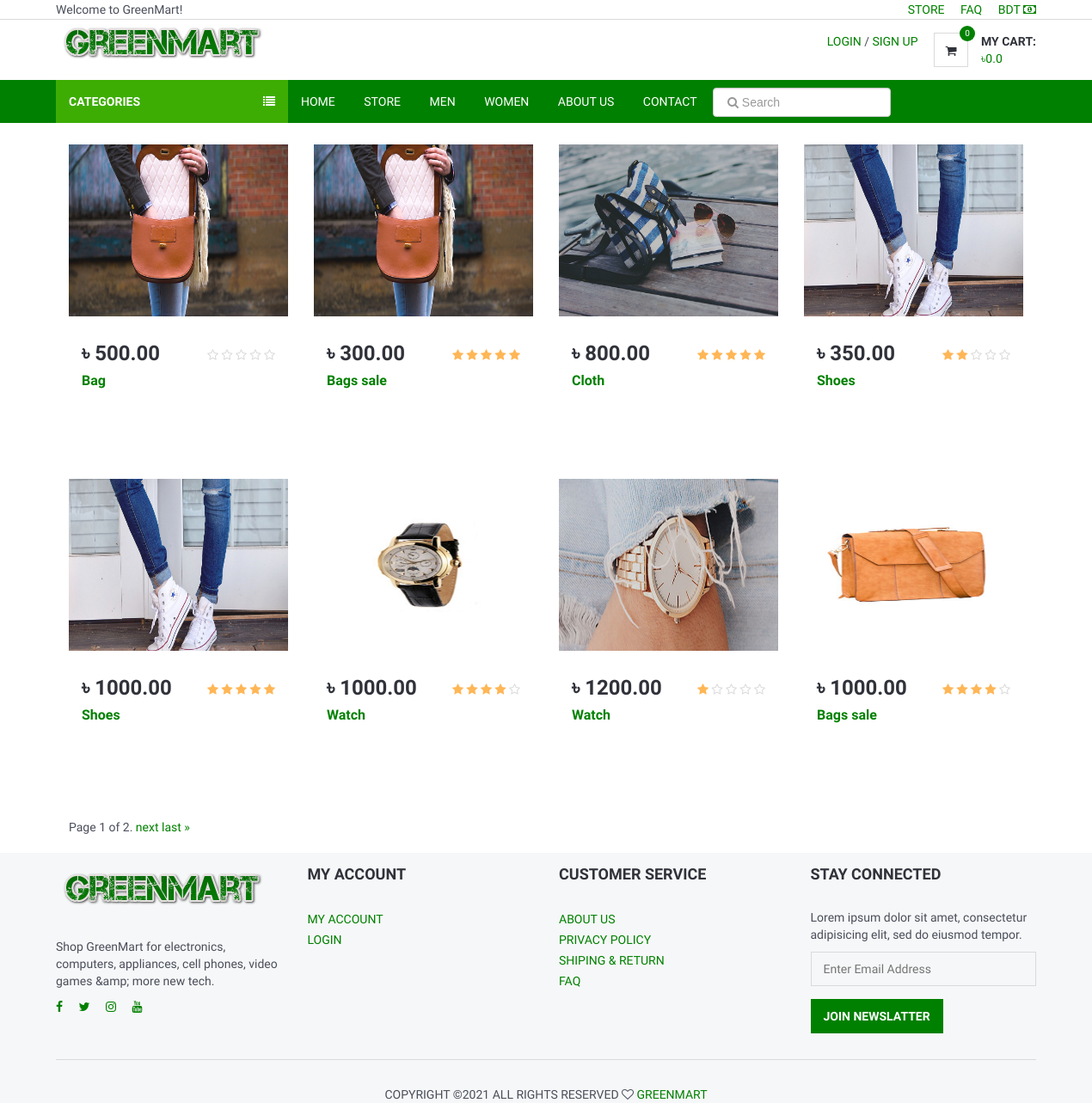
/store/, run on the app's committed database.
### home/models.py (models this page shows, shortened)
class Setting(models.Model):
    STATUS = (
        ('True', 'True'),
        ('False', 'False'),
    )
    title = models.CharField(max_length=150)
    keywords = models.CharField(max_length=255)
    description = models.CharField(max_length=255)
    company = models.CharField(max_length=50)
    address = models.CharField(blank=True,max_length=100)
    phone = models.CharField(blank=True,max_length=15)
    fax = models.CharField(blank=True,max_length=15)
    email = models.CharField(blank=True,max_length=50)
    smtpserver = models.CharField(blank=True,max_length=50)
    smtpemail = models.CharField(blank=True,max_length=50)
    smtppassword = models.CharField(blank=True,max_length=10)
    smtpport = models.CharField(blank=True,max_length=5)
    icon = models.ImageField(blank=True,upload_to='images/')
    facebook = models.CharField(blank=True,max_length=50)
    instagram = models.CharField(blank=True,max_length=50)
    twitter = models.CharField(blank=True,max_length=50)
    youtube = models.CharField(blank=True, max_length=50)
    aboutus = models.TextField(blank=True)
    contact = models.CharField(blank=True, max_length=80)
    references = models.CharField(blank=True, max_length=80)
    status=models.CharField(max_length=10,choices=STATUS)
    create_at=models.DateTimeField(auto_now_add=True)
    update_at=models.DateTimeField(auto_now=True)

### product/models.py (models this page shows, shortened)
class Product(models.Model):
    STATUS = (
        ('True', 'True'),
        ('False', 'False'),
    )
    title = models.CharField(max_length=150)
    keywords = models.CharField(max_length=255)
    description = models.TextField(max_length=500)
    image=models.ImageField(upload_to='images/',null=False)
    price = models.DecimalField(max_digits=12, decimal_places=2,default=0)
    amount=models.IntegerField(default=0)
    minamount=models.IntegerField(default=3)
    detail=models.TextField(max_length=500)
    slug = models.SlugField(null=False, unique=True)
    status=models.CharField(max_length=10,choices=STATUS)
    create_at=models.DateTimeField(auto_now_add=True)
    update_at=models.DateTimeField(auto_now=True)
    categorie=models.ForeignKey(ProductCategories,on_delete=models.CASCADE)
    def avaregereview(self):
        reviews = Comment.objects.filter(product=self, status='True').aggregate(avarage=Avg('rate'))
        avg=0
        if reviews["avarage"] is not None:
            avg=float(reviews["avarage"])
        return avg

### home/views.py (the view)
# urls.py: path('store/', views.viewall,name="store"),
def viewall(request):
    data = Product.objects.all()
    search = request.GET.get('q')
    if search:
        data=data.filter(
            Q(title__icontains = search)|Q(description__icontains = search)|Q(price__icontains = search)
        )
    paginator = Paginator(data,8)# Show 8 products per page.
    page_number = request.GET.get('page')
    all_data = paginator.get_page(page_number)
    current_user = request.user
    shopcart = ShopCart.objects.filter(user_id = current_user.id)
    total = 0
    q = 0
    for s in shopcart:
        total += s.product.price * s.quantity
        q += s.quantity
    setting = Setting.objects.all()
    catagories = ProductCategories.objects.all()
    context = {
        "catagories":catagories,
        "setting":setting,
        'total':total,
        'q':q,
        "data":data,
        'all_data': all_data,
    }
    return render(request,'products.html',context=context)

### home/templates/products.html (shortened to what this page needs)
{% extends 'base.html' %}
{% load static %}
{% block search %}
	<form class="form-inline" action="" method="GET">
		<input class="form-control mr-sm-2" type="search" name="q" placeholder=" &#xF002; Search" style="font-family:Arial, FontAwesome" value="{{ request.GET.q }}">
  	</form>
{% endblock search %}
{% block content %}
	<div class="section">
		<div class="container">
			<div class="row">
				<div class="col-sm-3">
				</div>
			</div>
			{% for p in all_data %}
				<div class="col-md-3 col-sm-6 col-xs-6">
					<div class="product product-single">
						<div class="product-thumb">
							<img src="{{ p.image.url }}" alt="" style="height: 200px;">
						</div>
						<div class="product-body">
							<h3 class="product-price">৳ {{ p.price }}</h3>
							<div class="product-rating">
								<i class="fa fa-star{% if p.avaregereview < 1%}-o empty{% endif%}"></i>
								<i class="fa fa-star{% if p.avaregereview < 2%}-o empty{% endif%}"></i>
								<i class="fa fa-star{% if p.avaregereview < 3%}-o empty{% endif%}"></i>
								<i class="fa fa-star{% if p.avaregereview < 4%}-o empty{% endif%}"></i>
								<i class="fa fa-star{% if p.avaregereview < 5%}-o empty{% endif%}"></i>
							</div>
							<h2 class="product-name"><a href="/product/{{p.id}}">{{ p.title }}</a></h2>
						</div>
					</div>
				</div>
			{% endfor %}
		<div class="row">
			<div class="col-sm-3">
			</div>
		</div>
			<div class="container-fluid ">
				<div class="pagination">
					<span class="step-links">
						<span class="current">
							Page {{ all_data.number }} of {{ all_data.paginator.num_pages }}.
						</span>
						{% if all_data.has_next %}
							<a href="?page={{ all_data.next_page_number }}">next</a>
							<a href="?page={{ all_data.paginator.num_pages }}">last &raquo;</a>
						{% endif %}
					</span>
				</div>
			</div>
		</div>
{% endblock %}

### home/templates/base.html (shortened to what this page needs)
{% load static %}
<!DOCTYPE html>
<html lang="en">
<head>
	<link type="text/css" rel="stylesheet" href="{% static '' %}css/bootstrap.min.css" />
	<link type="text/css" rel="stylesheet" href="{% static '' %}css/slick.css" />
	<link type="text/css" rel="stylesheet" href="{% static '' %}css/slick-theme.css" />
	<link type="text/css" rel="stylesheet" href="{% static '' %}css/nouislider.min.css" />
	<link rel="stylesheet" href="{% static '' %}css/font-awesome.min.css">
	<link type="text/css" rel="stylesheet" href="{% static '' %}css/style.css" />
	<link href="https://cdnjs.cloudflare.com/ajax/libs/font-awesome/4.7.0/css/font-awesome.min.css" rel="stylesheet"/>
</head>
<body>
	<header>
		<div id="top-header">
			<div class="container">
				<div class="pull-left">
					<span>Welcome to GreenMart!</span>
				</div>
				<div class="pull-right">
					<ul class="header-top-links">
						<li><a href="{% url 'store' %}">Store</a></li>
						<li><a href="{% url 'faq' %}">FAQ</a></li>
						<li><a href="#">BDT <i class="fa fa-money"></i></a></li>
					</ul>
				</div>
			</div>
		</div>
		<div id="header">
			<div class="container">
				<div class="pull-left">
					<div class="header-logo">
						<a class="logo" href="{% url 'home' %}">
							{% for s in setting %}
							<img src="{{s.icon.url}}" alt="">
							{% endfor %}
						</a>
					</div>
				</div>
				<div class="pull-right">
					<ul class="header-btns">
						<li class="header-account dropdown default-dropdown">
							{% if user.id is not None %}
                            <div class="dropdown-toggle" role="button" data-toggle="dropdown" aria-expanded="true">
                                <div class="header-btns-icon">
									<i class="fa fa-user-o"></i>
                                </div>
                                <strong class="text-uppercase">{{ user.first_name }} <i class="fa fa-caret-down"></i></strong>
                            </div>
							{% else %}
								<a href="{% url 'login' %}" class="text-uppercase">Login</a> / <a href="{% url 'signup' %}" class="text-uppercase">Sign Up</a>
							{% endif %}
						</li>
						<li class="header-cart dropdown default-dropdown">
							<a class="dropdown-toggle" data-toggle="dropdown" aria-expanded="true">
								<div class="header-btns-icon">
									<i class="fa fa-shopping-cart"></i>
									{% if user.id is not None %}
										<span class="qty">{{q }}</span>
									{% else %}
										<span class="qty"> 0 </span>
									{% endif %}
								</div>
								<strong class="text-uppercase">My Cart:</strong>
								<br>
								{% if user.id is not None %}
									<span>৳{{total}} </span>
								{% else %}
									<span>৳{{00.00}} </span>
								{% endif %}
							</a>
						</li>
					</ul>
				</div>
			</div>
		</div>
	</header>
	<div id="navigation">
		<div class="container">
			<div id="responsive-nav">
					{% if page %}
					<div class="category-nav">
					{% else %}
					<div class="category-nav show-on-click">
					{% endif %}
						<span class="category-header">Categories <i class="fa fa-list"></i></span>
					</div>
				<div class="menu-nav">
					<ul class="menu-list">
						<li><a href="{% url 'home' %}">Home</a></li>
						<li><a href="{% url 'store' %}">Store</a></li>
						<li><a href="{% url 'men' %}">Men</a></li>
						<li><a href="{% url 'women' %}">Women</a></li>
						<li><a href="{% url 'about' %}">About us</a></li>
						<li><a href="{% url 'contact' %}">Contact</a></li>
						<li>
						{% block search %}
						{% endblock search %}
						</li>
					</ul>
				</div>
			</div>
		</div>
	</div>
	{% block content %} {% endblock %}
	<footer id="footer" class="section section-grey">
		<div class="container">
			<div class="row">
				{% for s in setting %}
				<div class="col-md-3 col-sm-6 col-xs-6">
					<div class="footer">
						<div class="footer-logo">
							<a class="logo" href="{% url 'home' %}">
		            <img src="{{ s.icon.url }}" alt="">
		          </a>
						</div>
						<p>{{ s.keywords }}</p>
						<ul class="footer-social">
							<li><a href="{{ s.facebook }}" target="_blank"><i class="fa fa-facebook"></i></a></li>
							<li><a href="{{ s.twitter }}" target="_blank"><i class="fa fa-twitter"></i></a></li>
							<li><a href="{{ s.instagram }}" target="_blank"><i class="fa fa-instagram"></i></a></li>
							<li><a href="{{ s.youtube }}" target="_blank"><i class="fa fa-youtube"></i></a></li>
						</ul>
					</div>
				</div>
				{% endfor %}
				<div class="col-md-3 col-sm-6 col-xs-6">
					<div class="footer">
						<h3 class="footer-header">My Account</h3>
						<ul class="list-links">
							<li><a href="user_profile/{{user.id}}">My Account</a></li>
							{% if user.id is not None %}
							<li><a href="{% url 'checkout' %}">Checkout</a></li>
							<li><a href="{% url 'logout' %}">Logout</a></li>
							{% else %}
							<li><a href="{% url 'login' %}">Login</a></li>
							{% endif %}
						</ul>
					</div>
				</div>
				<div class="col-md-3 col-sm-6 col-xs-6">
					<div class="footer">
						<h3 class="footer-header">Customer Service</h3>
						<ul class="list-links">
							<li><a href="{% url 'about' %}">About Us</a></li>
							<li><a href="https://kakhait.com/pp.php " target="_blanck">Privacy Policy</a></li>
							<li><a href="#">Shiping & Return</a></li>
							<li><a href="{% url 'faq' %}">FAQ</a></li>
						</ul>
					</div>
				</div>
				<div class="col-md-3 col-sm-6 col-xs-6">
					<div class="footer">
						<h3 class="footer-header">Stay Connected</h3>
						<p>Lorem ipsum dolor sit amet, consectetur adipisicing elit, sed do eiusmod tempor.</p>
						<form>
							<div class="form-group">
								<input class="input" placeholder="Enter Email Address">
							</div>
							<button class="primary-btn">Join Newslatter</button>
						</form>
					</div>
				</div>
			</div>
			<hr>
			<div class="row">
				<div class="col-md-8 col-md-offset-2 text-center">
					<div class="footer-copyright">
						Copyright &copy;<script>document.write(new Date().getFullYear());</script> All rights reserved <i class="fa fa-heart-o" aria-hidden="true"></i> <a href="https://greenmart.com" target="_blank">GreenMart</a>
					</div>
				</div>
			</div>
		</div>
	</footer>
</body>
</html>

### home/static/css/style.css (style rules this page uses)
body { font-family: 'Hind', sans-serif; color: #4A4E5A; overflow-x: hidden; }
h1, h2, h3, h4, h5, h6 { color: #30323A; margin: 0 0 10px; font-weight: 700; }
a { color: green; -webkit-transition: 0.3s color; transition: 0.3s color; }
strong { color: #30323A; }
ul, ol { margin: 0; padding: 0; list-style: none }
hr { margin-top: 15px; margin-bottom: 15px; border-color: #DADADA; }
.main-btn, .primary-btn { display: inline-block; padding: 10px 15px; text-transform: uppercase; font-weight: 700; border: none; -webkit-transition: 0.3s all; transition: 0.3s all; }
.primary-btn { color: #FFF; background-color: #008000; }
.input { width: 100%; height: 40px; padding: 0px 15px; border: none; background-color: transparent; -webkit-box-shadow: 0px 0px 0px 1px #DADADA inset, 0px 0px 0px 5px transparent; box-shadow: 0px 0px 0px 1px #DADADA inset, 0px 0px 0px 5px transparent; -webkit-transition: 0.3s all; transition: 0.3s all; }
.list-links li>a { position: relative; display: inline-block; text-transform: uppercase; padding: 2px 0px; -webkit-transition: 0.3s all; transition: 0.3s all; }
.list-links li>a:before { content: "\f105"; position: absolute; left: 0px; font-family: FontAwesome; -webkit-transform: translateX(-10px); -ms-transform: translateX(-10px); transform: translateX(-10px); opacity: 0; visibility: hidden; -webkit-transition: 0.3s all; transition: 0.3s all; }
.section { padding-top: 0px !important; padding-bottom: 0px !important; }
.section-grey { background: #F6F7F8; }
#header { padding-bottom: 0px; }
#top-header { padding-top: 1px; padding-bottom: 1px; border-bottom: 1px solid #DADADA; }
.header-top-links>li { display: inline-block; }
.header-top-links>li+li { margin-left: 15px; }
.header-top-links>li>a { cursor: pointer; text-transform: uppercase; }
.header-logo { display: inline-block; margin-right: 15px; }
.header-logo .logo>img { width: 100%; max-height: 70px; }
.header-btns>li { display: inline-block; vertical-align: top; padding: 15px 0px; }
.header-btns>li+li { margin-left: 15px; }
.header-btns>li .header-btns-icon { position: relative; float: left; margin-right: 15px; width: 40px; height: 40px; line-height: 40px; text-align: center; color: #30323A; background-color: #FFF; border: 1px solid #DADADA; }
.header-btns .dropdown-toggle { display: block; cursor: pointer; }
.header-cart .header-btns-icon .qty { position: absolute; right: -9px; top: -9px; width: 18px; height: 18px; line-height: 18px; text-align: center; font-size: 10px; background: #008000; color: #FFF; border-radius: 50%; }
#navigation { background-color: #008000; }
#navigation .container { position: relative; }
.category-nav { float: left; width: 270px; }
.category-nav .category-header { padding: 15px; display: block; text-transform: uppercase; background: #3dad04; color: #FFF; font-weight: 700; }
.category-nav .category-header>i { float: right; line-height: 20px; }
.menu-nav .menu-list>li { display: inline-block; }
.menu-nav .menu-list>li>a { display: block; padding: 15px; color: #FFF; text-transform: uppercase; }
.product .product-rating { display: inline-block; }
.product .product-rating>i { color: #FFB656; }
.product .product-rating>i.empty { color: #DADADA; }
.product.product-single { margin-top: 15px; margin-bottom: 15px; -webkit-transition: 0.5s all; transition: 0.5s all; }
.product.product-single .product-thumb { position: relative; margin-bottom: 15px; }
.product.product-single .product-thumb>img { width: 100%; }
.product.product-single .product-thumb:after { content: ""; position: absolute; top: 0; left: 0; right: 0; bottom: 0; background-color: #FFF; opacity: 0; visibility: hidden; z-index: 0; -webkit-transition: 0.3s all; transition: 0.3s all; }
.product.product-single .product-body { padding: 15px; }
.product.product-single .product-price { display: inline-block; }
.product.product-single .product-rating { float: right; margin-top: 5px; }
.product.product-single .product-name { font-size: 16px; }
.footer { margin: 15px 0px; }
.footer .footer-header { font-size: 18px; text-transform: uppercase; margin-bottom: 30px; }
.footer-logo { margin-bottom: 30px; }
.footer-logo .logo { display: inline-block; }
.footer-logo .logo>img { width: 100%; max-height: 70px; }
.footer-social>li { display: inline-block; margin-right: 15px; margin-bottom: 6px; }
.footer-social>li:last-child { margin-right: 0px; }
.footer-copyright { margin-top: 15px; text-transform: uppercase; font-size: 14px; }

### data on the page
Setting: icon (picture), keywords "Shop GreenMart for electronics, computers, appliances, cell phones, video games &amp; more new tech."
Product: image (picture), price "500.00", title "Bag"
Product: image (picture), price "300.00", title "Bags sale"
Product: image (picture), price "800.00", title "Cloth"
Product: image (picture), price "350.00", title "Shoes"
Product: image (picture), price "1000.00", title "Shoes"
Product: image (picture), price "1000.00", title "Watch"
Product: image (picture), price "1200.00", title "Watch"
Product: image (picture), price "1000.00", title "Bags sale"

### other printed values
{{ 00.00 }} "0.0"
{{ all_data.number }} "1"
{{ all_data.paginator.num_pages }} "2"
